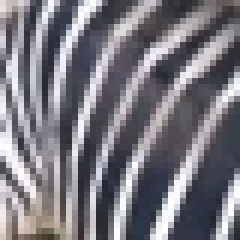
%> input picture Assignment3/neck.jpg, 40 x 40 px (shown 6 times larger)
$ octave homework3_3.m   (GNU Octave 9; MATLAB toolbox functions it lacks are replaced by stand-ins)
%> lines starting %> are read from the running program, lines starting %| are printed output that depends on the picture
### Assignment3/get_filter_bank.m
function [ filters, labels ] = get_filter_bank()
    filters = cell(8,1);
    i = 1;
    index = 1;
    cs_index = 7;
    previous_filter = NaN;
    while i <= 4
        gauss_filt = fspecial('gaussian', [ 5 5 ], i);
        [ gauss_filtx, gauss_filty ] = gradient(gauss_filt);
        filters{index,1} = gauss_filtx;
        filters{index + 1, 1} = gauss_filty;
        index = index + 2;
        i = i * 2;

        if isnan(previous_filter) == 0
            filters{cs_index,1} = gauss_filt - previous_filter;
            cs_index = cs_index + 1;
        end

        previous_filter = gauss_filt;
    end
% [9 lines of commented-out code are left out]
    labels = {'Gx \sigma=1','Gy \sigma=1','Gx \sigma=2','Gy \sigma=2','Gx \sigma=4','Gy \sigma=4', 'G_2-G_1', 'G_4-G_2'};
end

### Assignment3/homework3_3.m
[ filters, labels ] = get_filter_bank();
neck = im2double(rgb2gray(imread('neck.jpg')));
%> neck: size 40x40 double; min 0.145, max 0.996, mean 0.477
leaves = im2double(rgb2gray(imread('leaves.jpg')));
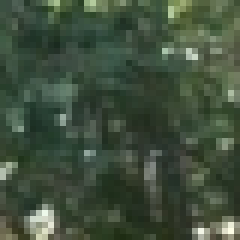
%> input picture Assignment3/leaves.jpg, 40 x 40 px (shown 6 times larger)
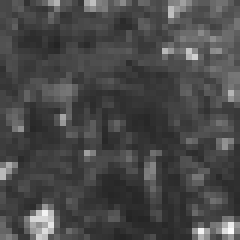
%> leaves: size 40x40 double (shown 6 times larger); min 0.141, max 0.984, mean 0.285
grass = im2double(rgb2gray(imread('grass.jpg')));
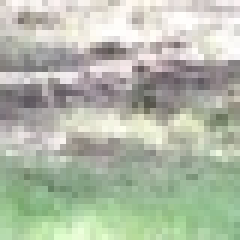
%> input picture Assignment3/grass.jpg, 40 x 40 px (shown 6 times larger)
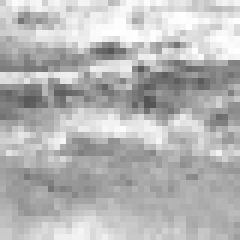
%> grass: size 40x40 double (shown 6 times larger); min 0.325, max 1, mean 0.713

patch_responses = cell(8,3);
patch_mar = zeros(8,3);
for i=1:8
    patch_responses{i,1} = abs(imfilter(neck, filters{i,1}));
    patch_mar(i,1) = mean2(patch_responses{i,1});
    patch_responses{i,2} = abs(imfilter(leaves, filters{i,1}));
    patch_mar(i,2) = mean2(patch_responses{i,2});
    patch_responses{i,3} = abs(imfilter(grass, filters{i,1}));
    patch_mar(i,3) = mean2(patch_responses{i,3});
end
%> after the loop, patch_mar = [0.0954 0.0293 0.0349; 0.057 0.0272 0.0606; 0.0294 0.00924 0.011; 0.0153 0.00857 0.02; 0.00749 0.00238 0.00284; 0.00376 0.00221 0.00519; 0.0477 0.0159 0.0266; 0.0141 0.00481 0.00824]; patch_responses = 24 items

figure;
bar(patch_mar);
legend 'Neck' 'Leaves' 'Grass';
title('Bar Graph of Mean Absolute Responses of Image Patches');
xlabel('Filter');
ylabel('Mean Absolute Response');
set(gca,'xticklabel',labels);
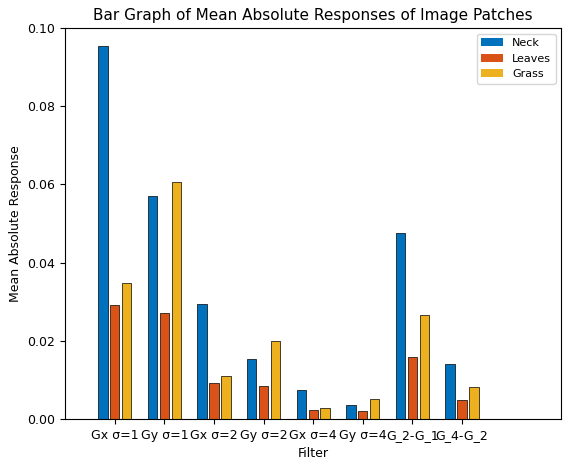
%> figure redrawn from the program's plot data; tallest bar 0.0954 high, from x = 0.667 to 0.853; tallest bar 0.0293 high, from x = 0.907 to 1.09; tallest bar 0.0606 high, from x = 2.15 to 2.33
print('output/output3_3_bar', '-dpng');
